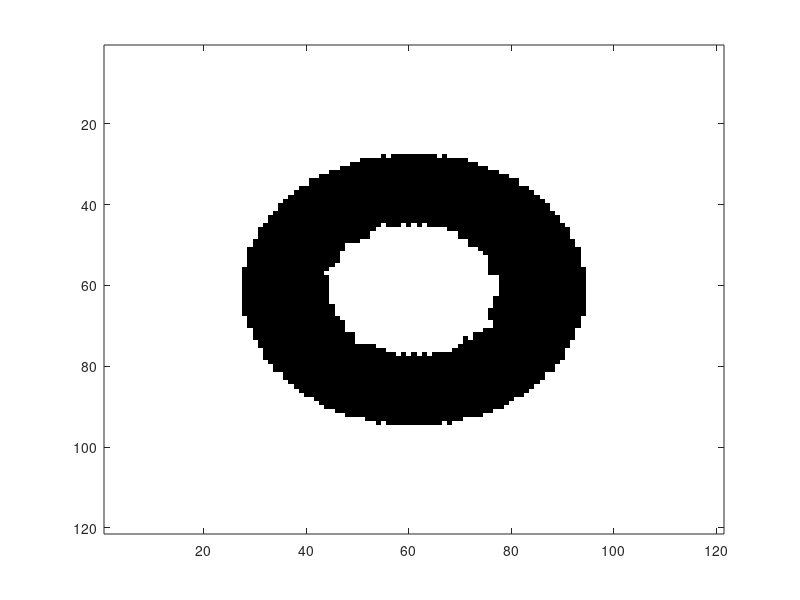

This figure's MATLAB source:
% intima_thickness
clear variables
close all
clc

% load the output of the ABM
load data9

% Initialize the matrix 
intima = zeros(Nx,Ny);

temp1 = zeros(Nx,Ny); % 1 if occupied(SMC or ECM), 0 if not 
for ii=1:Nx,
    for jj=1:Ny,
        
        if type_cell(ii,jj) ~= 0,
            temp1(ii,jj) = 1;
        end
        
    end
end
clear ii jj

% Cut the media
for ii=1:Nx,
    for jj=1:Ny,
        
        if lamina(ii,jj) > 0,
            temp1(ii,jj) = 0;
        end
        
    end
end
clear ii jj

% Invert the color
for ii=1:Nx,
    for jj=1:Ny,
        
        if temp1(ii,jj) == 1,
            intima(ii,jj) = 0;
        else
            intima(ii,jj) = 1;
        end
        
    end
end
clear ii jj

figure(1)
imagesc(intima)
colormap(bone)
            
